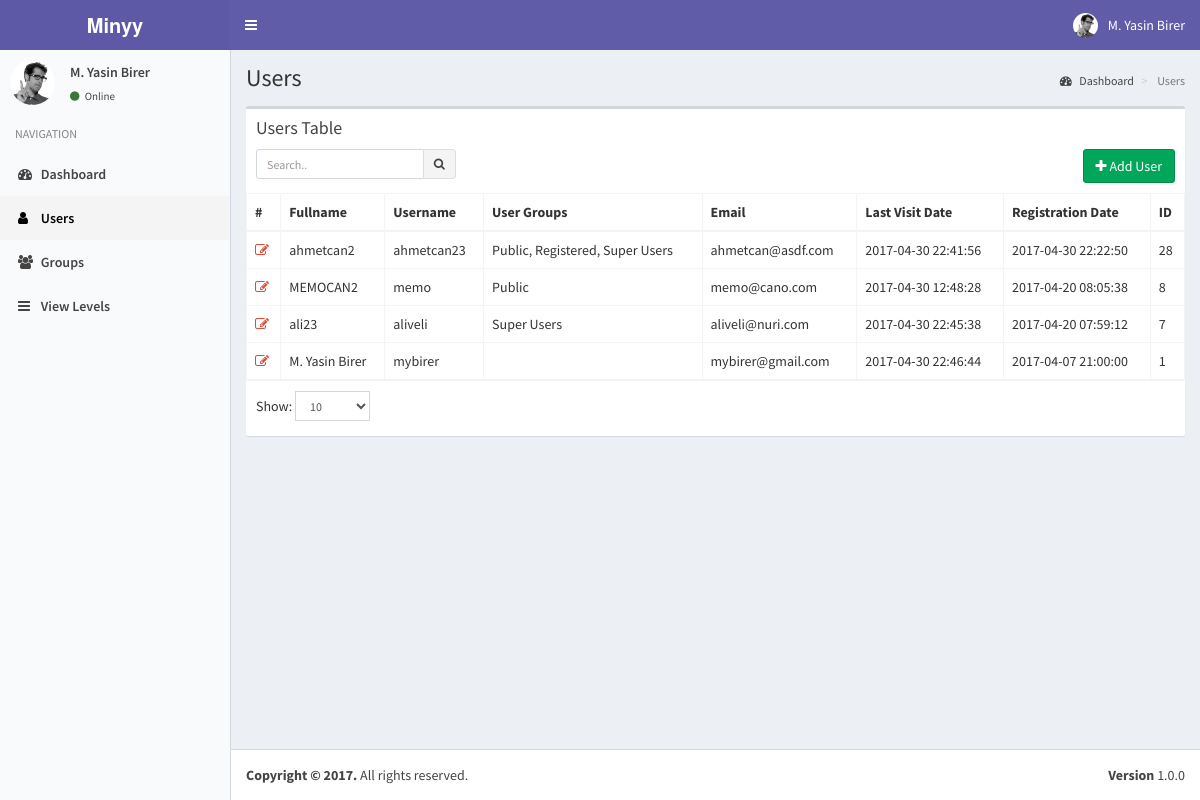
Screenshot of /index.php?controller=module&action=users (signed in) with the database file from the repository.
### tables this page shows
CREATE TABLE `users` (
  `pk_user_id` int(11) NOT NULL,
  `username` varchar(50) NOT NULL,
  `password` varchar(50) NOT NULL,
  `email` varchar(75) NOT NULL,
  `last_visit` timestamp NOT NULL DEFAULT CURRENT_TIMESTAMP ON UPDATE CURRENT_TIMESTAMP,
  `fullname` varchar(50) DEFAULT NULL,
  `registration_date` timestamp NULL DEFAULT NULL
);

### helpers/view_helper.php (called while the page is built, shortened)
<?php
class ViewHelper
{
    public static function getView($viewFolder,$viewFile){
        Functions::requireFile('views/'.$viewFolder,$viewFile.'.php');
    }
}
?>

### controllers/users_controller.php (called while the page is built, shortened)
<?php
class UsersController implements ModuleInterface
{
    public static function getList($params=array()) {
        $search_term=isset($_GET['search_term']) ? Functions::clearString($_GET['search_term']) : "";
        $order_by=isset($_GET['order_by']) && !empty($_GET['order_by']) ? strtolower(Functions::clearString($_GET['order_by'])) : "id";
        $order_dir=isset($_GET['order_dir']) && !empty($_GET['order_dir']) ? strtolower(Functions::clearString($_GET['order_dir'])) : "desc";
        $limit=isset($_GET['limit']) && !empty($_GET['limit']) ? (int) Functions::clearString($_GET['limit']) : 20;
        $page=isset($_GET['page']) && !empty($_GET['page']) ? (int) Functions::clearString($_GET['page']) : 1;
        $offset=($page-1)*$limit;
        $params=[
            "search_term"=>$search_term,
            "order_by"=>$order_by,
            "order_dir"=>$order_dir,
            "limit"=>$limit,
            "offset"=>$offset
        ];
        $objList = Users::getObjList($params);
        $gparams=[
            "search_term"=>"",
            "order_by"=>"name",
            "order_dir"=>"asc",
            "limit"=>"1000",
            "offset"=>"0"
        ];
        $groupList= UserGroups::getObjList($gparams);
        ViewHelper::getView('users','users');
    }
}
?>

### index.php (called while the page is built, shortened)
<?php
require_once('helpers/auth_helper.php');
require_once('helpers/view_helper.php');
require_once('helpers/functions_helper.php');
require_once('models/users_model.php');
require_once('models/user_groups_model.php');
require_once('routes.php');

### models/users_model.php (called while the page is built, shortened)
<?php
class Users implements DatabaseObject {
    public function __construct($pk_user_id,$username,$password,$email,$last_visit,$fullname,$registration_date){
        $this->pk_user_id=$pk_user_id;
        $this->username=$username;
        $this->email=$email;
        $this->last_visit=$last_visit;
        $this->fullname=$fullname;
        $this->registration_date=$registration_date;
        $this->groups=$this->getUserGroups($pk_user_id);
    }
    public static function getObjList($params){
        $list = [];
        $order_dirs=array("desc","asc");
        $key=array_search($params["order_dir"],$order_dirs);
        $order_dir=$order_dirs[($key) ? $key : 0];
        $order_columns=array("pk_user_id", "username", "email", "last_visit", "fullname", "registration_date");
        $key=array_search($params["order_by"],$order_columns);
        $order_by=$order_columns[($key) ? $key : 0];
        $limit=$params["limit"] ? $params["limit"] : "20";
        $offset=$params["offset"] ? $params["offset"] : "0";
        $query="SELECT * FROM users";
        $query.=" ORDER BY $order_by $order_dir LIMIT :offset , :limit";
        $db = Db::getInstance();
        $req = $db->prepare($query);
        $req->bindValue(':limit', intval($limit), PDO::PARAM_INT);
        $req->bindValue(':offset', intval($offset), PDO::PARAM_INT);
        $req->execute();
        foreach($req->fetchAll() as $obj) {
            $list[] = new Users( $obj['pk_user_id'],
                                $obj['username'],
                                $obj['password'],
                                $obj['email'],
                                $obj['last_visit'],
                                $obj['fullname'],
                                $obj['registration_date']);
        }
        return $list;
    }
    public static function getUserGroups($id){
        try{
            $db = Db::getInstance();
            $id = intval($id);
            $req = $db->prepare('SELECT * FROM user_usergroup_map WHERE pk_user_id = :pk_user_id');
            $req->execute(array('pk_user_id' => $id));
            $list=[];
            foreach($req->fetchAll() as $obj) {
                $list[]= $obj['pk_group_id'];
            }
            return $list;
        }
        catch (PDOException $e){
            return $e->getMessage();
        }
    }
}

### models/user_groups_model.php (called while the page is built, shortened)
<?php
class UserGroups implements DatabaseObject {
    public function __construct($pk_group_id,$name){
        $this->name=$name;
    }
    public static function getObjList($params){
        $list = [];
        $order_dirs=array("desc","asc");
        $key=array_search($params["order_dir"],$order_dirs);
        $order_dir=$order_dirs[($key) ? $key : 0];
        $order_columns=array("pk_group_id", "name");
        $key=array_search($params["order_by"],$order_columns);
        $order_by=$order_columns[($key) ? $key : 0];
        $limit=$params["limit"] ? $params["limit"] : "20";
        $offset=$params["offset"] ? $params["offset"] : "0";
        $query="SELECT * FROM user_groups";
        $query.=" ORDER BY $order_by $order_dir LIMIT :offset , :limit";
        $db = Db::getInstance();
        $req = $db->prepare($query);
        $req->bindValue(':limit', intval($limit), PDO::PARAM_INT);
        $req->bindValue(':offset', intval($offset), PDO::PARAM_INT);
        $req->execute();
        foreach($req->fetchAll() as $obj) {
            $list[] = new UserGroups( $obj['pk_group_id'],
                                $obj['name']);
        }
        return $list;
    }
}

### views/users/users.php (the view, shortened to what this page needs)
<?php
    global $objList;
    global $params;
    global $groupList;
?>
<section class="content-header">
    <h1>
    </h1>
    <ol class="breadcrumb">
    <li><a href="index.php"><i class="fa fa-dashboard"></i> <?php T::__("Dashboard"); ?></a></li>
    <li class="active"> <?php T::__("Users"); ?></li>
    </ol>
</section>
<section class="content">
    <div class="row">
    <div class="col-xs-12">
        <div class="box">
        <div class="box-header">
            <h3 class="box-title"><?php T::__("Users Table"); ?></h3>
            <div class="box-toolbox">
            <form id="search-form">
            <div class="input-group input-group-sm pull-left search-form">
                <input type="text" name="table_search" class="form-control pull-right" placeholder="<?php T::__("Search.."); ?>" <?php echo !empty(Functions::getUrlVariableValue("search_term")) ? "value='".htmlspecialchars(urldecode(Functions::getUrlVariableValue("search_term")))."'" : ""; ?> />
                <div class="input-group-btn">
                <button type="submit" class="btn btn-default"><i class="fa fa-search"></i></button>
                </div>
            </div>
            </form>
            <button type="button" data-toggle="openModal" data-target="#addUserModal" class="btn btn-success pull-right">
                <i class="fa fa-plus"></i> <?php T::__("Add User"); ?>
            </button>
            </div>
        </div>
        <div class="box-body table-responsive no-padding">
            <table class="table table-hover table-bordered">
            <thead>
                <tr>
                    <th>#</th>
                    <th><?php T::__("Fullname"); ?></th>
                    <th><?php T::__("Username"); ?></th>
                    <th><?php T::__("User Groups"); ?></th>
                    <th><?php T::__("Email"); ?></th>
                    <th><?php T::__("Last Visit Date"); ?></th>
                    <th><?php T::__("Registration Date"); ?></th>
                    <th><?php T::__("ID"); ?></th>
                </tr>
            </thead>
            <tbody>
            <?php $i=$params['offset']+1; foreach($objList as $user): ?>
            <tr data-id="<?php echo $user->pk_user_id; ?>">
                <td><a data-toggle="tooltip" title="Düzenle" class="text-red" href="index.php?controller=module&action=users&do=edit&id=<?php echo $user->pk_user_id; ?>"><i class="fa fa-edit"></i></a></td>
                <td class="has-link"><?php echo $user->fullname; ?></td>
                <td class="has-link"><?php echo $user->username; ?></td>
                <td class="has-link">
                    <?php
                        $grpstr=[];
                        foreach($groupList as $groupObj){
                            if(in_array($groupObj->pk_group_id,$user->groups)){
                                $grpstr[]=$groupObj->name;
                            }
                        }
                        echo implode(", ",$grpstr);
                    ?>
                </td>
                <td class="has-link"><?php echo $user->email; ?></td>
                <td class="has-link"><?php echo $user->last_visit; ?></td>
                <td class="has-link"><?php echo $user->registration_date; ?></td>
                <td class="has-link"><?php echo $user->pk_user_id; ?></td>
            </tr>
            <?php endforeach; ?>
            </tbody></table>
        </div>
        <div class="box-footer clearfix">
            <div class="table-length dataTables_length pull-left">
                <label><?php T::__("Show:"); ?>
                    <select name="limit" class="form-control input-sm">
                    <option value="10" <?php echo Functions::getUrlVariableValue("limit")=="10" ? "selected" : ""; ?>>10</option>
                    </select>
                </label>
            </div>
        </div>
        </div>
    </div>
    </div>
</section>

### rows the page displays
users: fullname "ahmetcan2", username "ahmetcan23", grpstr "Public, Registered, Super Users", email "ahmetcan@asdf.com", last_visit "2017-04-30 22:41:56", registration_date "2017-04-30 22:22:50", pk_user_id "28"
users: fullname "MEMOCAN2", username "memo", grpstr "Public", email "memo@cano.com", last_visit "2017-04-30 12:48:28", registration_date "2017-04-20 08:05:38", pk_user_id "8"
users: fullname "ali23", username "aliveli", grpstr "Super Users", email "aliveli@nuri.com", last_visit "2017-04-30 22:45:38", registration_date "2017-04-20 07:59:12", pk_user_id "7"
users: fullname "M. Yasin Birer", username "mybirer", email "mybirer@gmail.com", last_visit "2017-04-30 22:46:44", registration_date "2017-04-07 21:00:00", pk_user_id "1"

### other values shown
$_SESSION['fullname'] "M. Yasin Birer"
$text "Online NAVIGATION Dashboard Users Groups View Levels Users Dashboard Users Users Table Add User Fullname Username User Groups Email Last Visit Date Registration Date ID Show:"
